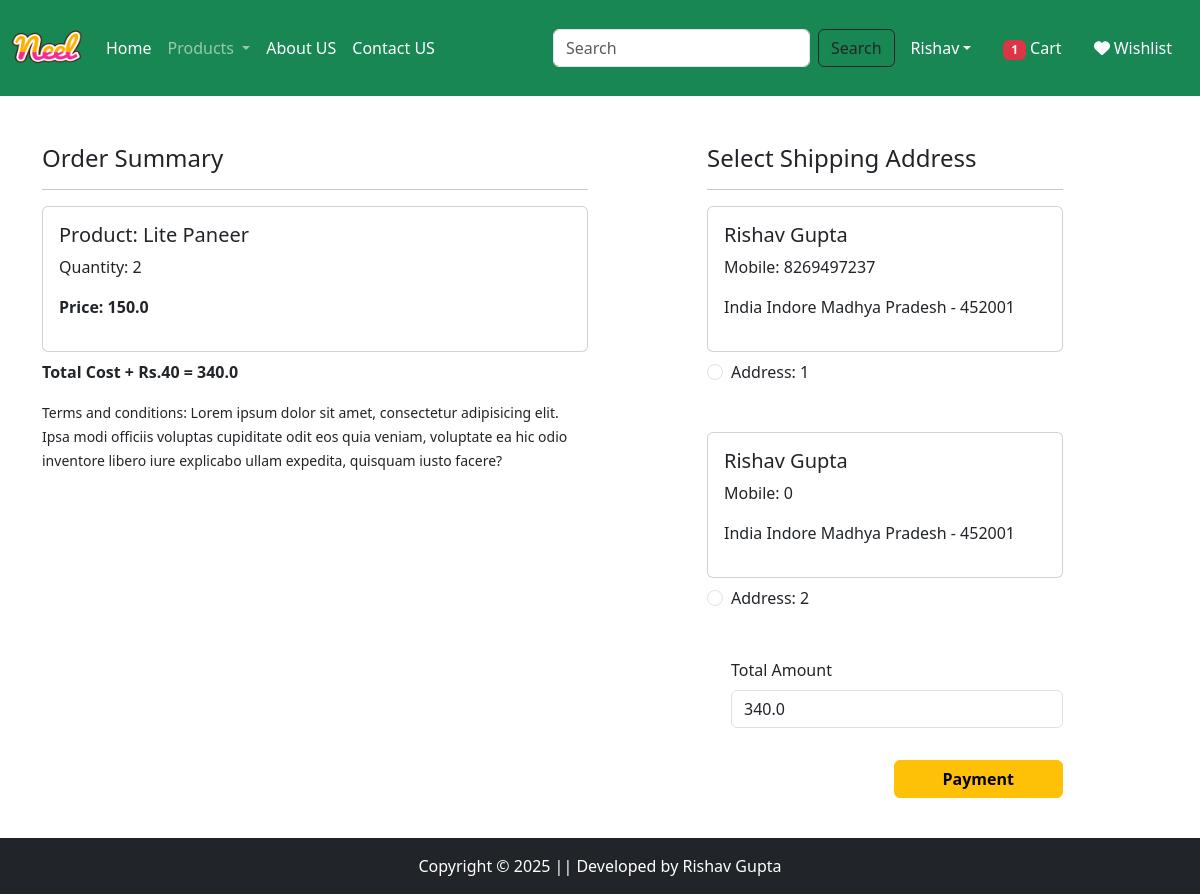
/checkout/ (signed in), run on an earlier commit of the app's database.
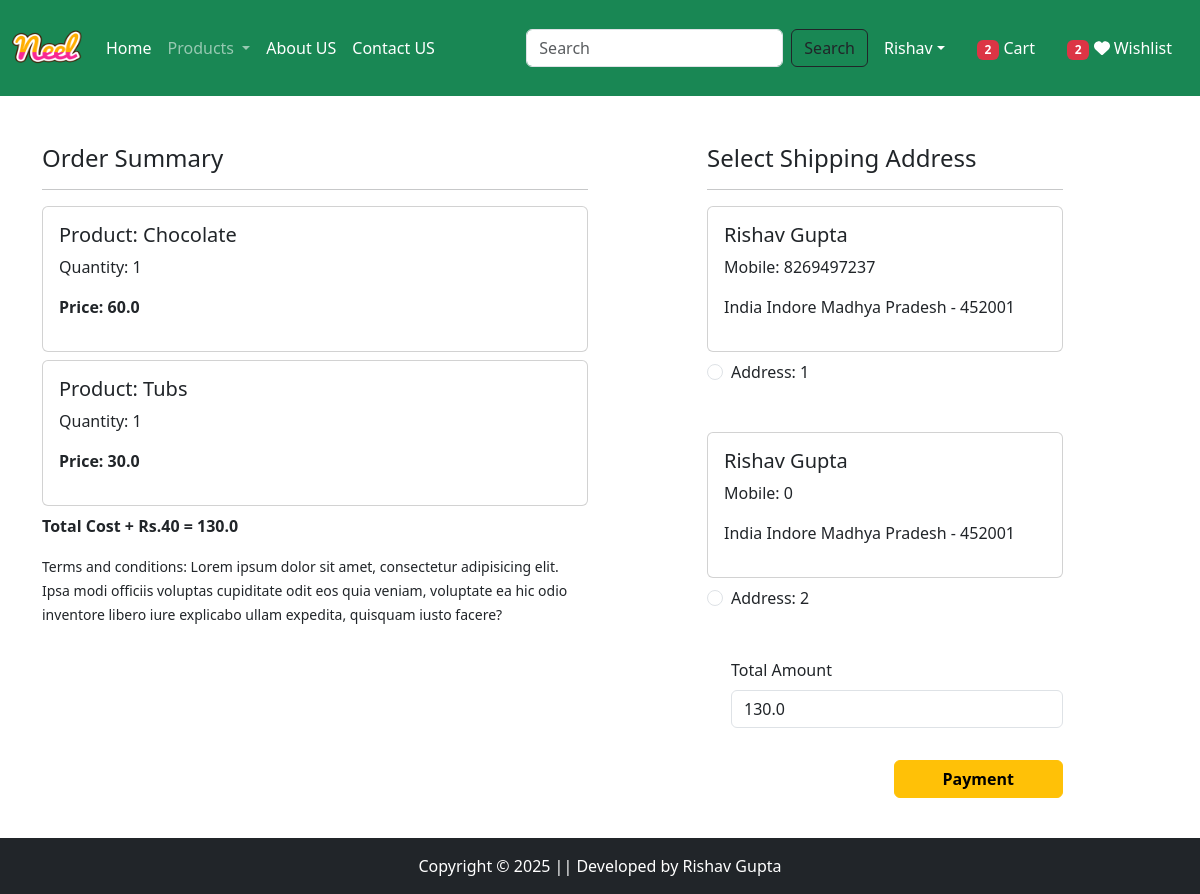
And on a later commit of the database.
### App/models.py (models this page shows, shortened)
class Cart(models.Model):
    user = models.ForeignKey(User,on_delete=models.CASCADE)
    product = models.ForeignKey(Product,on_delete=models.CASCADE)
    quantity = models.PositiveBigIntegerField(default=1)

class Product(models.Model):
    title = models.CharField(max_length=100)
    selling_price = models.FloatField()
    discounted_price = models.FloatField()
    discription = models.TextField()
    composition = models.TextField(default='')
    prodapp = models.TextField(default='')
    category = models.CharField(choices=CATEGORY_CHOICES,max_length=2)
    product_image = models.ImageField(upload_to='product')

class Customer(models.Model):
    user = models.ForeignKey(User,on_delete=models.CASCADE)
    name = models.CharField(max_length=200)
    locality = models.CharField(max_length=200)
    city = models.CharField(max_length=50)
    mobile = models.IntegerField(default=0)
    zipcode = models.IntegerField()
    state = models.CharField(choices=STATE_CHOICES,max_length=100)

### App/views.py (the view, shortened to what this page needs)
# urls.py: path('checkout/', views.checkout.as_view(), name='checkout'),
@method_decorator(login_required,name='dispatch')
class checkout(View):
    def get(self,request):
        totalitem=0
        wishitem = 0
        if request.user.is_authenticated:
            totalitem = len(Cart.objects.filter(user=request.user))
            wishitem = len(Wishlist.objects.filter(user=request.user))
        user = request.user
        add = Customer.objects.filter(user=user)
        cart_items = Cart.objects.filter(user=user)
        famount = 0
        for p in cart_items:
            value = p.quantity * p.product.discounted_price
            famount = famount + value
        totalamount = famount + 40
        razoramount = int(totalamount*100)
        client = razorpay.Client(auth=(settings.RAZORPAY_API_KEY, settings.RAZORPAY_API_SECRET))
        data = { "amount":razoramount,"currency":"INR","receipt":"order_receipt_11"}
        payment_response = client.order.create(data=data)
        print(payment_response)
        order_id = payment_response['id']
        order_status = payment_response['status']
        return render(request,'app/checkout.html',locals())

### App/templates/app/checkout.html (shortened to what this page needs)
{% extends "app/base.html" %}
{% load static %}
{% block main-content %}
<div class="container">
    <div class="row mt-5">
        <div class="col-sm-6">
            <h4>Order Summary</h4>
            <hr>
            {% for item in cart_items %}
                <div class="card mb-2">
                    <div class="card-body">
                        <h5>Product: {{ item.product.title }}</h5>
                        <p>Quantity: {{ item.quantity }}</p>
                        <p class="fw-bold">Price: {{ item.product.discounted_price }}</p>
                    </div>
                </div>
            {% endfor %}
            <p class="fw-bold">Total Cost + Rs.40 = {{totalamount}} </p>
            <small>
                Terms and conditions: Lorem ipsum dolor sit amet, consectetur adipisicing elit.
                Ipsa modi officiis voluptas cupiditate odit eos quia veniam, voluptate ea hic odio inventore
                libero iure explicabo ullam expedita, quisquam iusto facere?
            </small>
        </div>
        <div class="col-sm-4 offset-sm-1">
            <h4>Select Shipping Address</h4>
            <hr>
            <form method="post" id="myform">
                {% for ad in add %}
                    <div class="card">
                        <div class="card-body">
                            <h5>{{ ad.name }}</h5>
                            <p>Mobile: {{ ad.mobile }}</p>
                            <p>{{ ad.locality }} {{ ad.city }} {{ ad.state }} - {{ ad.zipcode }}</p>
                        </div>
                    </div>
                    <div class="form-check mt-2 mb-5">
                        <input class="form-check-input" type="radio" name="custid" id="custadd{{ forloop.counter }}" value="{{ ad.id }}">
                        <label class="form-check-label" for="custadd{{ forloop.counter }}">Address: {{ forloop.counter }}</label>
                    </div>
                {% endfor %}
                <div class="form-check mb-3">
                    <label for="totalamount" class="form-label">Total Amount</label>
                    <input type="number" class="form-control" name="totalamount" value="{{ totalamount }}" readonly>
                </div>
                <div class="text-end">
                    <button id="rzp-button1" type="submit" class="btn btn-warning mt-3 px-5 fw-bold">Payment</button>
                </div>
            </form>
        </div>
    </div>
</div>
<br><br><br><br>
{% endblock main-content %}

What changed in the data, as far as the page shows it:
removed Cart: product "Lite Paneer", quantity "2", product.discounted_price "150.0"
added Cart: product "Chocolate", quantity "1", product.discounted_price "60.0"
added Cart: product "Tubs", quantity "1", product.discounted_price "30.0"
Also different on the page:
{{ totalitem }}: "1" → "2"
{{ wishitem }}: (not shown) → "2"
{{ totalamount }}: "340.0" → "130.0"
form field totalamount: "340.0" → "130.0"
